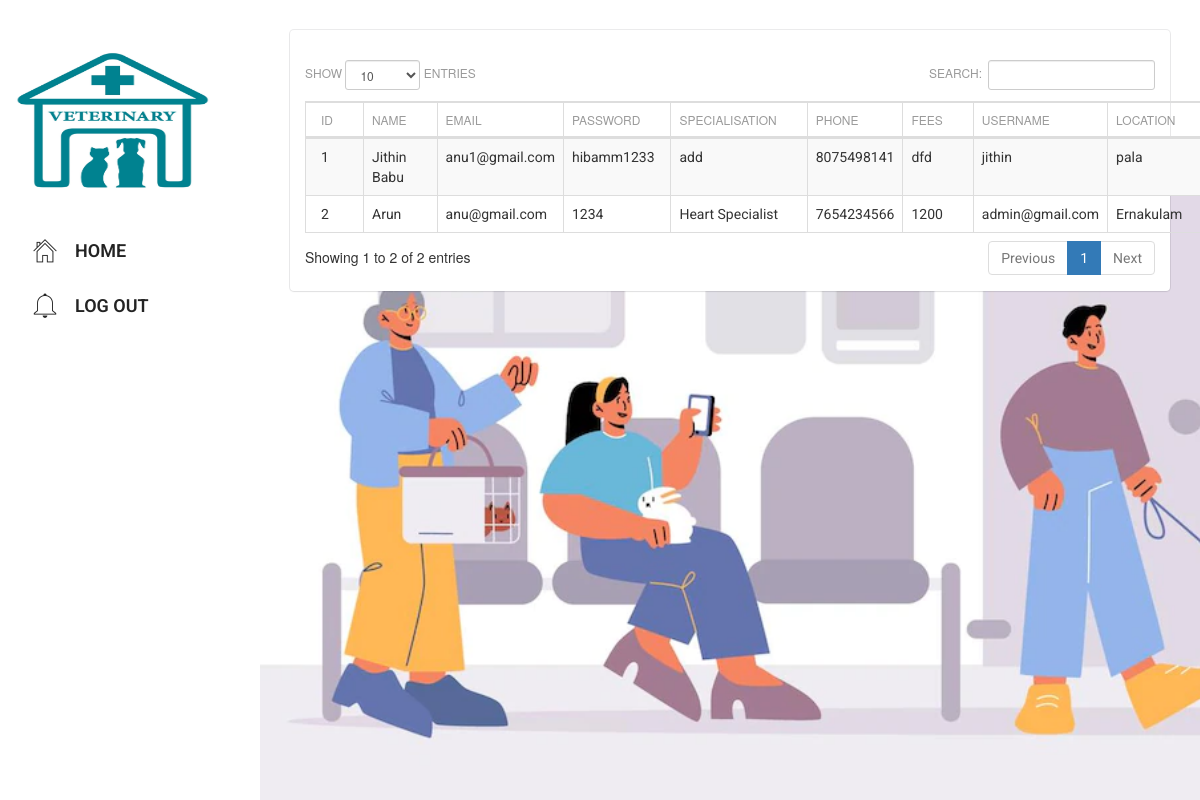
The app's page /php/VetAtHome/doctor_tbl/select.php with its own data.
### tables this page shows
CREATE TABLE IF NOT EXISTS `doctor` (
  `id` int(11) NOT NULL AUTO_INCREMENT,
  `name` varchar(225) NOT NULL,
  `email` varchar(225) NOT NULL,
  `password` varchar(225) NOT NULL,
  `specialisation` varchar(225) NOT NULL,
  `phone` varchar(200) NOT NULL,
  `fees` varchar(200) NOT NULL,
  `username` varchar(200) NOT NULL,
  `location` varchar(200) NOT NULL,
  `status` varchar(200) NOT NULL,
  PRIMARY KEY (`id`)
);

### php/VetAtHome/doctor_tbl/tables.php (called while the page is built, shortened)
<?php
$table="doctor";
?>

### php/VetAtHome/doctor_tbl/select.php (the view, shortened to what this page needs)
<?php
include("tables.php");
include("../header_inner.php");
$i=0;
?>
		<link rel="stylesheet" type="text/css" href="datatables.min.css">
<div class="">
<div class="clearfix"></div>
<table id="example" class="table table-striped table-bordered dataTable no-footer" cellspacing="0"  role="grid" aria-describedby="example_info" >
          <?php
		  include("../connection.php");
	?>
	<?php
		  $result2 = mysqli_query($con,"SHOW FIELDS FROM $table");
 echo "<thead><tr>";
while ($row2 = mysqli_fetch_array($result2))
 {
  $name=$row2['Field'];
  echo "<th>".
  str_replace('_', ' ', $name)
  ."</th>";
 $i++;
 }
 echo "
 </tr></thead>";
   echo "<tbody>";
 	$result = mysqli_query($con,"SELECT * FROM $table ");
		while($row = mysqli_fetch_array($result))
		{
		echo "<tr>";
		for($k=0;$k<$i;$k++)
		{
			if($k==30)
			{
			  $sql2 = "select *  from customer where id='$_SESSION[userid]' ";
    $result2 = mysqli_query($con, $sql2) or die("Error in Selecting " . mysqli_error($connection));
$row2 =mysqli_fetch_array($result2);
			echo "<td >  $row2[contact_person]</td>";
			}
			elseif($k==31)
			{
			echo "<td class='hiddentd'> $row[content] </td>";
			}
				elseif($k==40)
			{
			echo "<td > <img src='uploads/$row[$k]' width='100'></td>";
			}
			else
			{
			echo "<td >$row[$k]</td>";
			}
		}
			echo "
			</tr>";
		}
        ?>
        </tbody>
    </table>
    </div>

### records on screen
doctor: id "1", name "Jithin Babu", email "anu1@gmail.com", password "hibamm1233", specialisation "add", phone "8075498141", fees "dfd", username "jithin", location "pala"
doctor: id "2", name "Arun", email "anu@gmail.com", password "1234", specialisation "Heart Specialist", phone "7654234566", fees "1200", username "admin@gmail.com", location "Ernakulam"

### other values on screen
str_replace('_', ' ', $name) "ID"
str_replace('_', ' ', $name) "NAME"
str_replace('_', ' ', $name) "EMAIL"
str_replace('_', ' ', $name) "PASSWORD"
str_replace('_', ' ', $name) "SPECIALISATION"
str_replace('_', ' ', $name) "PHONE"
str_replace('_', ' ', $name) "FEES"
str_replace('_', ' ', $name) "USERNAME"
str_replace('_', ' ', $name) "LOCATION"
